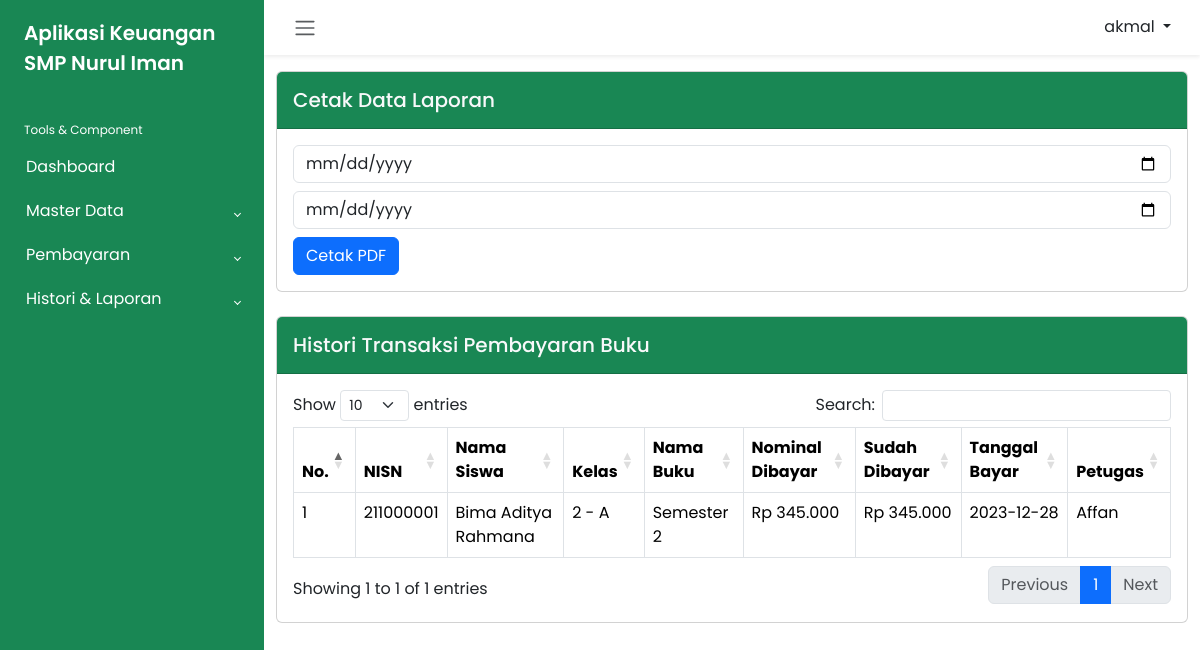
/admin/histori_pembayaran_buku.php (signed in), run on the app's committed database.
### tables this page shows
CREATE TABLE `petugas` (
  `id_petugas` int(11) NOT NULL,
  `user_name` varchar(50) NOT NULL,
  `pass_word` varchar(64) NOT NULL,
  `nama_petugas` varchar(50) NOT NULL,
  `level` enum('admin','petugas') NOT NULL
);

CREATE TABLE `pembayaran_buku` (
  `id_pembayaran_buku` int(11) NOT NULL,
  `id_petugas` int(11) NOT NULL,
  `nisn` varchar(10) NOT NULL,
  `tgl_bayar` date NOT NULL,
  `id_buku` int(11) NOT NULL,
  `jumlah_bayar` int(11) NOT NULL
);

CREATE TABLE `siswa` (
  `nisn` char(10) NOT NULL,
  `nis` char(8) NOT NULL,
  `nama_siswa` varchar(50) NOT NULL,
  `id_kelas` int(11) NOT NULL,
  `alamat` text NOT NULL,
  `no_telp` varchar(13) NOT NULL,
  `id_ppdb` int(11) NOT NULL,
  `id_spp` int(11) NOT NULL,
  `id_buku` int(11) NOT NULL,
  `id_kegiatan` int(11) NOT NULL
);

CREATE TABLE `kelas` (
  `id_kelas` int(11) NOT NULL,
  `nama_kelas` varchar(10) NOT NULL
);

CREATE TABLE `buku` (
  `id_buku` int(11) NOT NULL,
  `nama_buku` varchar(25) NOT NULL,
  `nominal_buku` int(11) NOT NULL
);

### function.php (called while the page is built, shortened)
<?php
    if (!function_exists('rupiah')) {
        function rupiah($rp){
            $jumlah = number_format($rp, 0,",",".");
            $rupiah = "Rp ".$jumlah;
            return $rupiah;
        }
    }
?>

### admin/histori_pembayaran_buku.php (the view, shortened to what this page needs)
<?php
include 'header.php';
include '../function.php';
?>
<div class="card mb-4">
    <div class="card-header bg-success py-3">
        <h5 class="m-0 font-weight-bold text-light">Cetak Data Laporan</h5>
    </div>
    <div class="card-body">
        <form action="cetak_laporan_buku.php" method="GET" target="_blank">
            <input type="date" name="awal" class="form-control mb-2">
            <input type="date" name="akhir" class="form-control mb-2">
            <button type="submit" class="btn btn-primary" name="cetak">Cetak PDF</button>
        </form>
    </div>
</div>
<div class="card mb-4">
    <div class="card-header bg-success py-3 d-flex justify-content-between">
        <h5 class="m-0 font-weight-bold text-light">Histori Transaksi Pembayaran Buku</h5>
    </div>
    <div class="card-body">
        <table class="table table-bordered" id="myTable" width="100%" cellspacing="0">
            <thead>
                <tr>
                    <th width="10px">No.</th>
                    <th>NISN</th>
                    <th>Nama Siswa</th>
                    <th>Kelas</th>
                    <th>Nama Buku</th>
                    <th>Nominal Dibayar</th>
                    <th>Sudah Dibayar</th>
                    <th>Tanggal Bayar</th>
                    <th>Petugas</th>
                </tr>
            </thead>
            <tbody>
                <?php
                $number = 1;
                $query = "SELECT * FROM pembayaran_buku, siswa, kelas, buku, petugas WHERE pembayaran_buku.nisn = siswa.nisn
                        AND siswa.id_kelas = kelas.id_kelas
                        AND pembayaran_buku.id_buku = buku.id_buku
                        AND pembayaran_buku.id_petugas = petugas.id_petugas
                        ORDER BY tgl_bayar DESC";
                $result = mysqli_query($conn, $query);
                while ($row = mysqli_fetch_assoc($result)) :
                ?>
                    <tr>
                        <td><?= $number++ ?></td>
                        <td><?= $row['nisn'] ?></td>
                        <td><?= $row['nama_siswa'] ?></td>
                        <td><?= $row['nama_kelas'] ?></td>
                        <td><?= $row['nama_buku'] ?></td>
                        <td><?= rupiah($row['nominal_buku']) ?></td>
                        <td><?= rupiah($row['jumlah_bayar']) ?></td>
                        <td><?= $row['tgl_bayar'] ?></td>
                        <td><?= $row['nama_petugas'] ?></td>
                    </tr>
                <?php endwhile; ?>
            </tbody>
        </table>
    </div>
    <?php
    include 'footer.php';
    ?>

### admin/header.php (shortened to what this page needs)
<?php
include '../function.php';
?>
<!DOCTYPE html>
<html lang="en">
<head>
    <link rel="stylesheet" href="../dist/css/bootstrap.min.css">
    <link rel="stylesheet" href="../dist/css/dataTables.bootstrap5.min.css">
    <link rel="stylesheet" href="../dist/css/all.css">
    <link rel="stylesheet" href="../dist/css/bootstrap-chosen.css">
    <link rel="stylesheet" href="../dist/css/style.css">
</head>
<body>
    <div class="wrapper">
        <aside id="sidebar" class="bg-success">
            <div class="h-100">
                <div class="sidebar-logo">
                    <a href="#">Aplikasi Keuangan SMP Nurul Iman</a>
                </div>
                <ul class="sidebar-nav">
                    <li class="sidebar-header">
                        Tools & Component
                    </li>
                    <li class="sidebar-item">
                        <a href="index.php" class="sidebar-link">
                            Dashboard
                        </a>
                    </li>
                    <li class="sidebar-item">
                        <a href="#" class="sidebar-link collapsed" data-bs-toggle="collapse" data-bs-target="#masterData" aria-expanded="false" aria-controls="masterData">
                            Master Data
                        </a>
                    </li>
                    <li class="sidebar-item">
                        <a href="#" class="sidebar-link collapsed" data-bs-toggle="collapse" data-bs-target="#pembayaran" aria-expanded="false" aria-controls="pembayaran">
                            Pembayaran
                        </a>
                    </li>
                    <li class="sidebar-item">
                        <a href="#" class="sidebar-link collapsed" data-bs-toggle="collapse" data-bs-target="#histori" aria-expanded="false" aria-controls="histori">
                            Histori & Laporan
                        </a>
                    </li>
                </ul>
            </div>
        </aside>
        <div class="main">
            <nav class="navbar navbar-expand px-3 shadow-sm d-flex justify-content-between">
                <button class="btn" type="button">
                    <span class="navbar-toggler-icon"></span>
                </button>
                <?php
                $id_petugas = $_SESSION['id_petugas'];
                $query = mysqli_query($conn, "SELECT * FROM petugas WHERE id_petugas = '$id_petugas'");
                $row = mysqli_fetch_assoc($query);
                ?>
                <div class="dropdown">
                    <button class="btn dropdown-toggle" type="button" id="dropdownMenuButton1" data-bs-toggle="dropdown" aria-expanded="false">
                        <span><?= $row['nama_petugas']; ?></span>
                    </button>
                </div>
            </nav>
            <div class="container pt-3">

### data on the page
petugas: nama_petugas "akmal"
pembayaran_buku: siswa.nisn "211000001", siswa.nama_siswa "Bima Aditya Rahmana", kelas.nama_kelas "2 - A", id_buku.nama_buku "Semester 2", id_buku.nominal_buku "Rp 345.000", jumlah_bayar "Rp 345.000", tgl_bayar "2023-12-28", id_petugas.nama_petugas "Affan"
